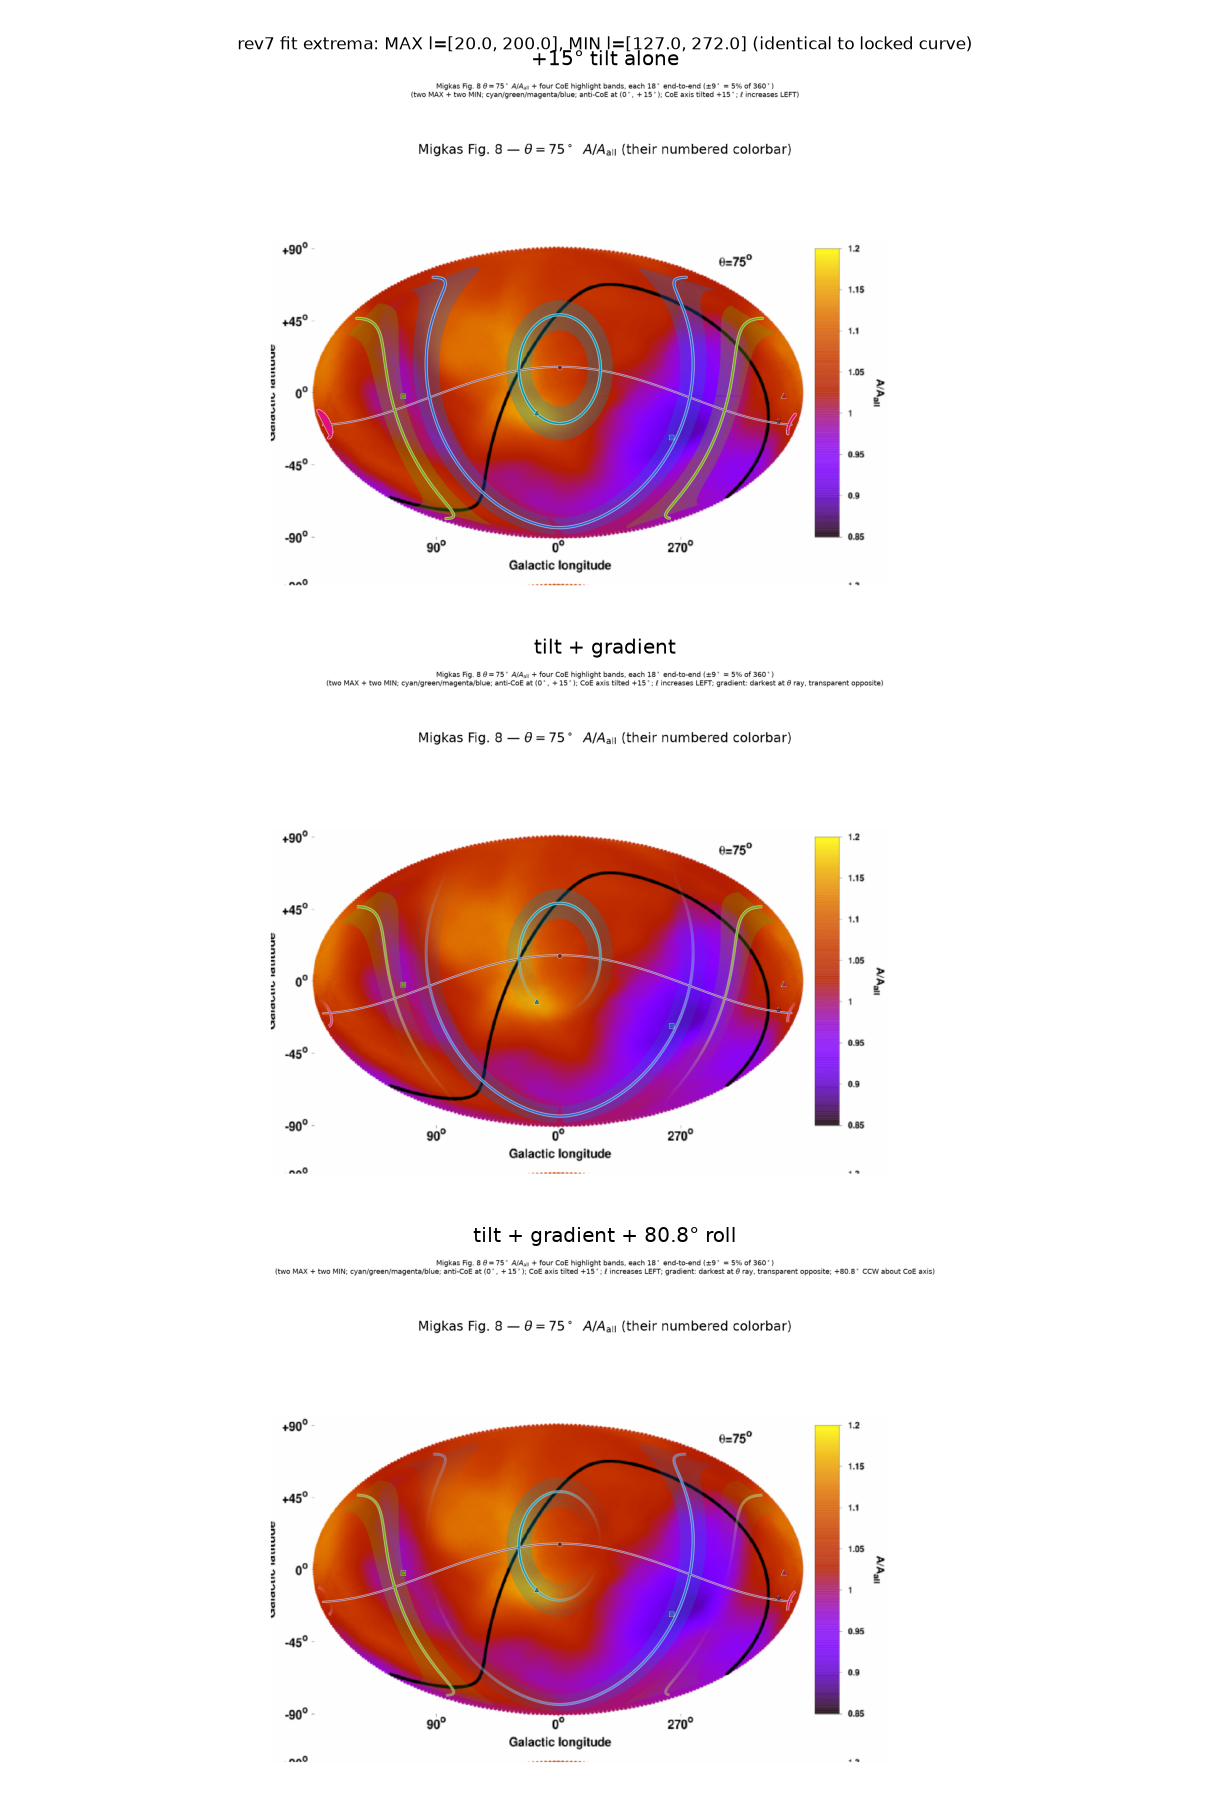

Recreate this plot in Python.
# rev7 regeneration of rev6 Fig 9. Runs R09_overlay_bands_core.py (the original band-construction code, book/code/25_*, output dir
# redirected) and lays its three computed versions into one figure. Band centres: the locked Migkas curve has extrema at
# l=20,200 (max) and 127,272 (min); the rev7 D=34.96 refit (p1_migkas_D34.96.json) has the same extrema, so the construction is unchanged.
import subprocess,sys,json,numpy as np,matplotlib;matplotlib.use('Agg');import matplotlib.pyplot as plt
from scipy.signal import argrelextrema
H='/workspace/coepdf/fig7/';subprocess.run([sys.executable,H+'R09_overlay_bands_core.py'],check=True)
c=np.array(list(json.load(open(H+'../joint_solve/phase2/p1_migkas_D34.96.json')).values())[0]['curve']);l=np.arange(len(c))*360/len(c)
mx=l[argrelextrema(c,np.greater,mode='wrap')[0]];mn=l[argrelextrema(c,np.less,mode='wrap')[0]]
fig,ax=plt.subplots(3,1,figsize=(11,16.5))
for a,(f,t) in zip(ax,(('matched','+15° tilt alone'),('matched_grad','tilt + gradient'),('matched_grad_rot81','tilt + gradient + 80.8° roll'))):
    a.imshow(plt.imread(H+f'r09/fig8_overlay_{f}.png'));a.axis('off');a.set_title(t,fontsize=13)
fig.suptitle(f'rev7 fit extrema: MAX l={mx.tolist()}, MIN l={mn.tolist()} (identical to locked curve)',fontsize=11)
fig.tight_layout();fig.savefig(H+'R09_overlay_bands.png',dpi=110);print(mx,mn)
